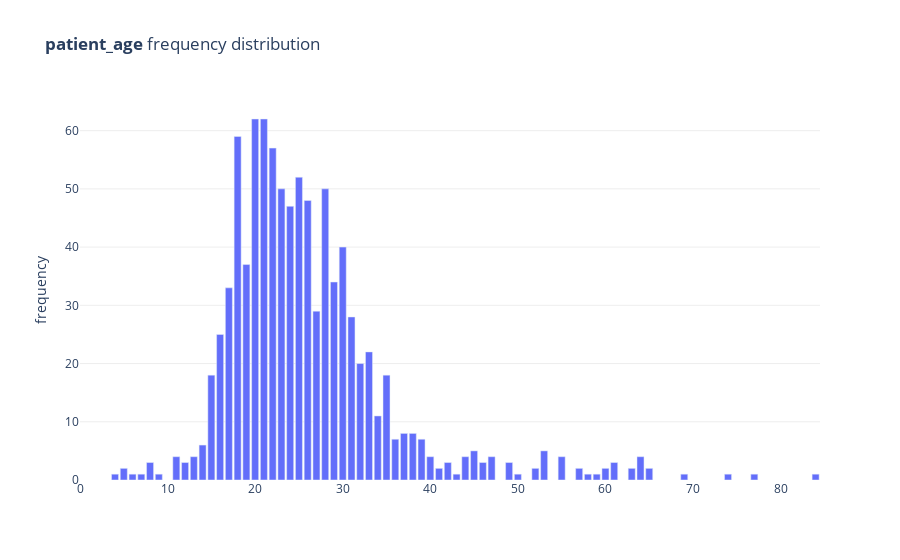

Write notebook code for a chart like this one.
### Code cell
num_freq_plot(regexp_age_1_extracts, 'patient_age')

### Figure 1 — Plotly figure (JSON) as saved in the notebook; plotly's stock layout.template omitted (floating-point values rounded to 4 significant figures)
{"data": [{"hovertemplate": "Value: %{x:,}<br>Frequency: %{y:,}<br><extra></extra>", "hovertext": [4, 5, 6, 7, 8, 9, 11, 12, 13, 14, 15, 16, 17, 18, 19, 20, 21, 22, 23, 24, 25, 26, 27, 28, 29, 30, 31, 32, 33, 34, 35, 36, 37, 38, 39, 40, 41, 42, 43, 44, 45, 46, 47, 49, 50, 52, 53, 55, 57, 58, 59, 60, 61, 63, 64, 65, 69, 74, 77, 84], "type": "bar", "x": [4, 5, 6, 7, 8, 9, 11, 12, 13, 14, 15, 16, 17, 18, 19, 20, 21, 22, 23, 24, 25, 26, 27, 28, 29, 30, 31, 32, 33, 34, 35, 36, 37, 38, 39, 40, 41, 42, 43, 44, 45, 46, 47, 49, 50, 52, 53, 55, 57, 58, 59, 60, 61, 63, 64, 65, 69, 74, 77, 84], "y": [1, 2, 1, 1, 3, 1, 4, 3, 4, 6, 18, 25, 33, 59, 37, 62, 62, 57, 50, 47, 52, 48, 29, 50, 34, 40, 28, 20, 22, 11, 18, 7, 8, 8, 7, 4, 2, 3, 1, 4, 5, 3, 4, 3, 1, 2, 5, 4, 2, 1, 1, 2, 3, 2, 4, 2, 1, 1, 1, 1]}], "layout": {"autosize": true, "plot_bgcolor": "#fff", "showlegend": false, "title": {"text": "<b>patient_age</b> frequency distribution"}, "xaxis": {"autorange": true, "range": [0, 84.5], "rangemode": "tozero", "type": "linear"}, "yaxis": {"autorange": true, "gridcolor": "#eee", "range": [0, 65.26], "rangemode": "tozero", "title": {"text": "frequency"}, "type": "linear"}}}
